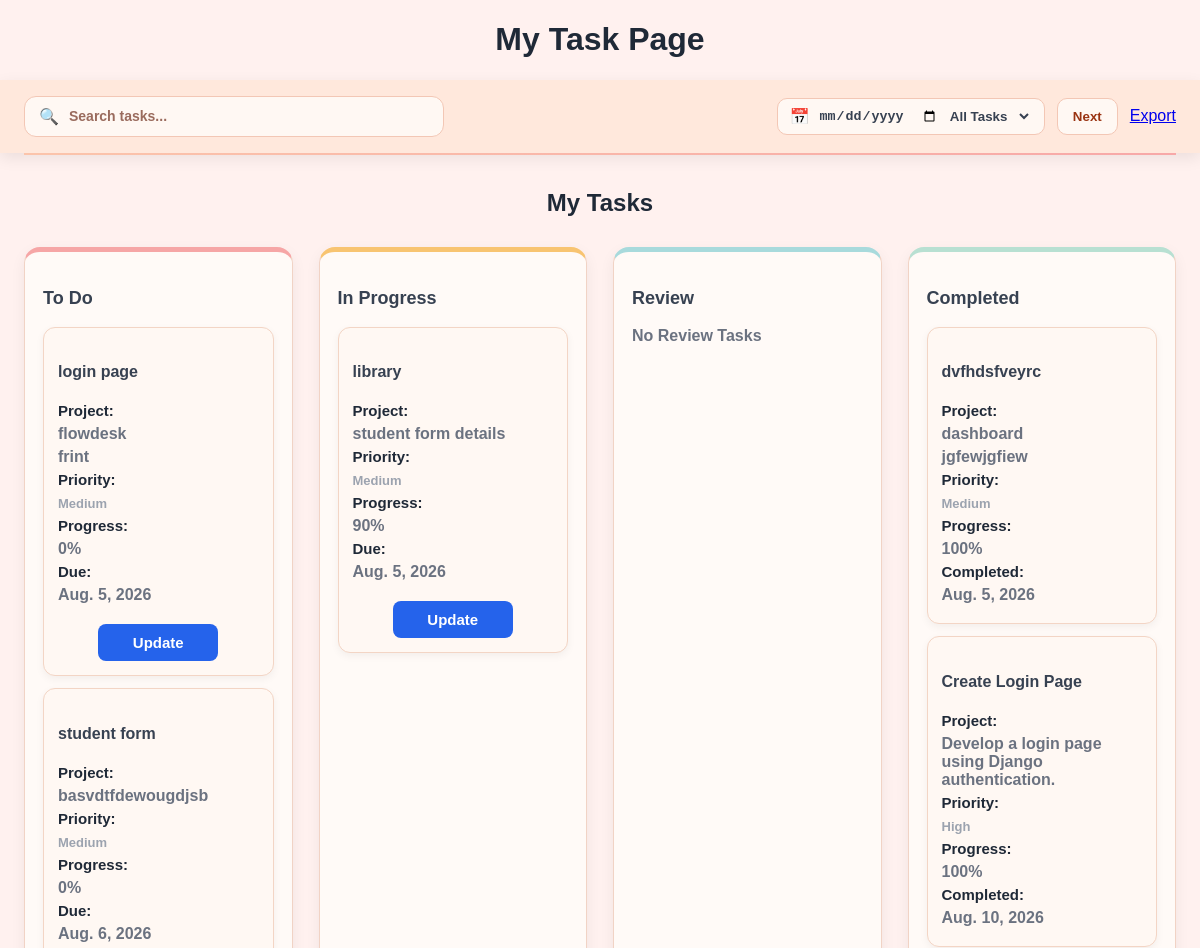
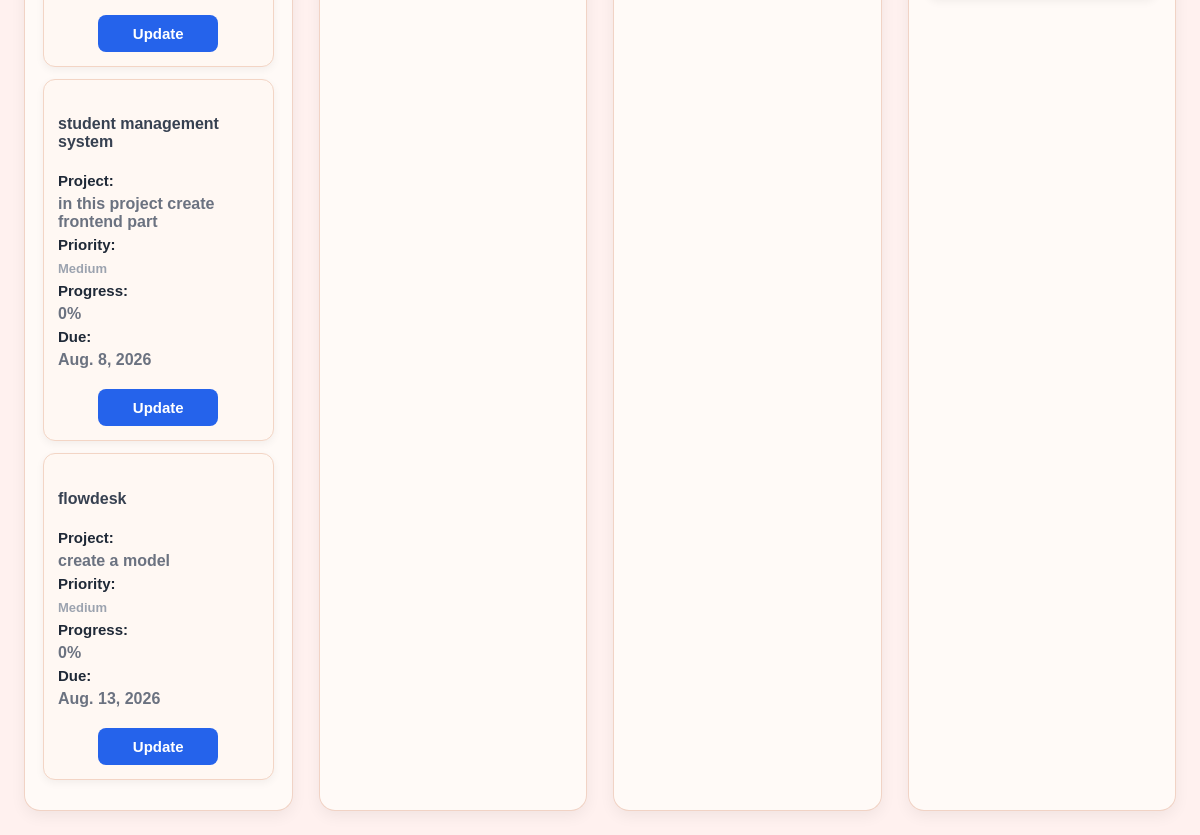
Page /dashboard/mytask/ (signed in) on the earlier database version (2 pictures, top to bottom).
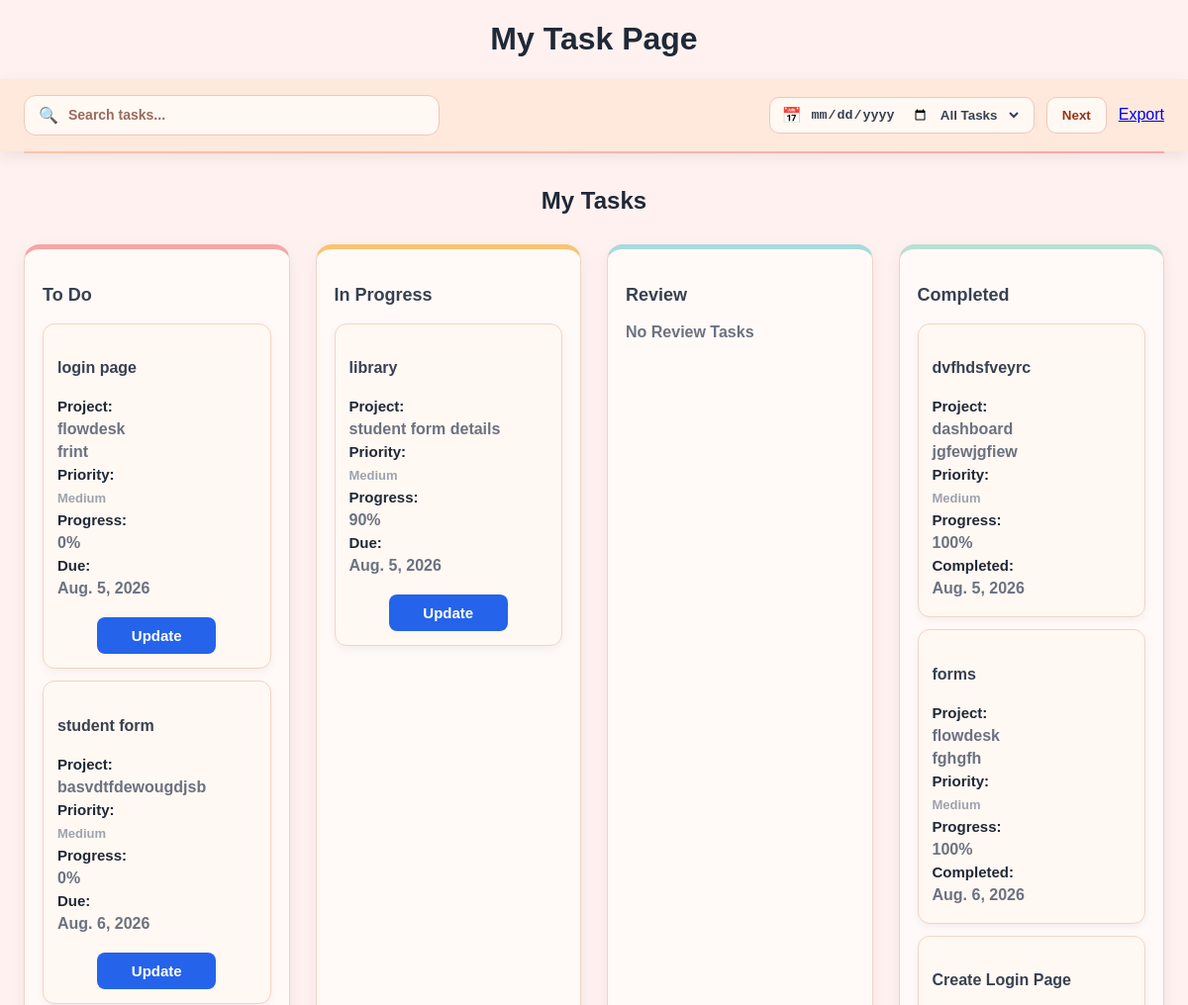
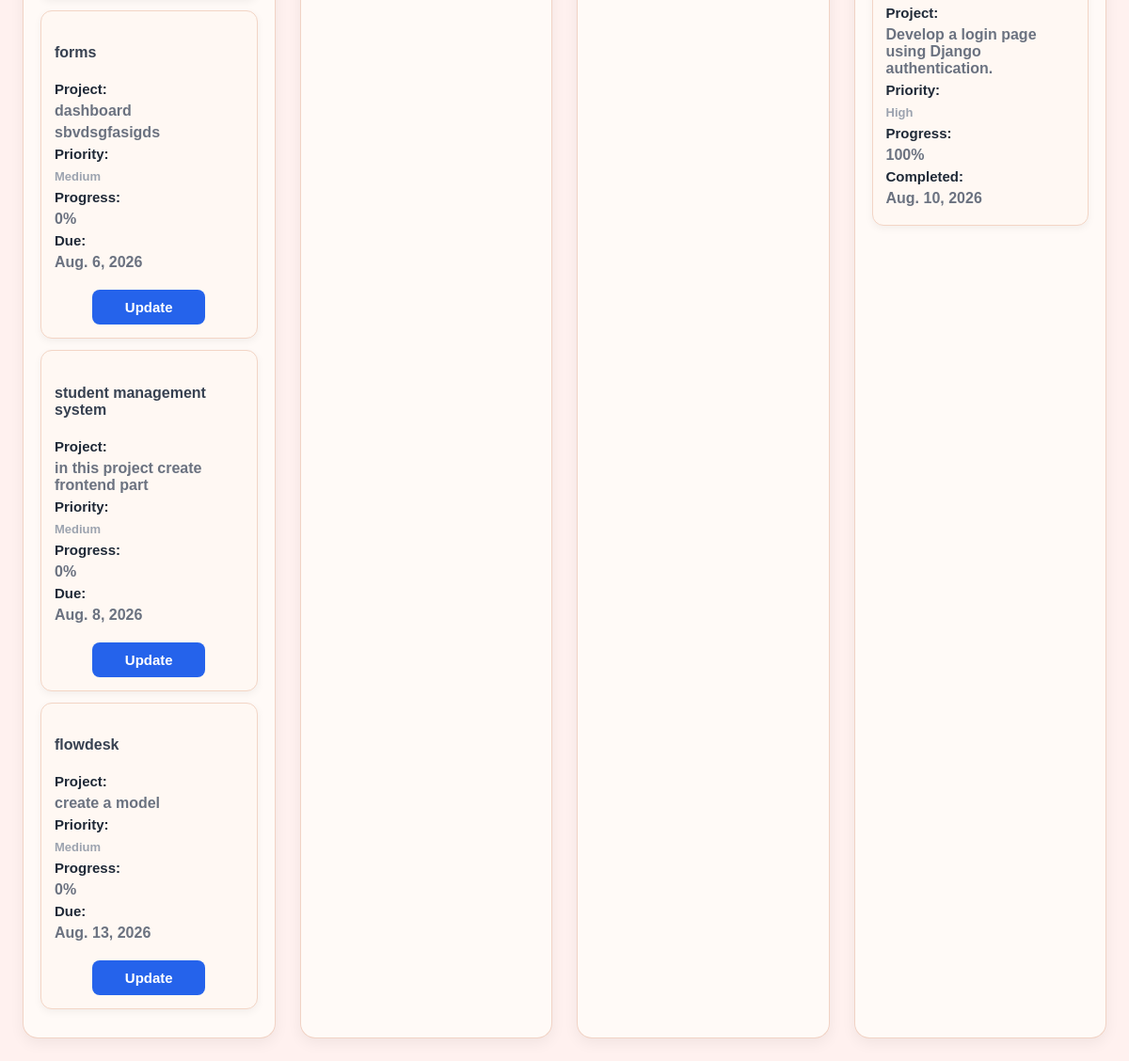
Same page on the later database version (2 pictures, top to bottom).
### tasks/models.py (models this page shows, shortened)
class Task(models.Model):
    PRIORITY = [
        ("Low", "Low"),
        ("Medium", "Medium"),
        ("High", "High"),
    ]
    STATUS = [
        ("Pending", "Pending"),
        ("In Progress", "In Progress"),
        ("Review", "Review"),
        ("Completed", "Completed"),
    ]
    APPROVAL_STATUS = [
        ("Pending", "Pending"),
        ("Approved", "Approved"),
        ("Rejected", "Rejected"),
    ]
    project = models.ForeignKey(
        Project,
        on_delete=models.CASCADE,
        related_name="project_tasks",
        null=True,
        blank=True
    )
    employee = models.ForeignKey(
        Employee,
        on_delete=models.CASCADE,
        related_name="employee_tasks"
    )
    assigned_by = models.ForeignKey(
        User,
        on_delete=models.SET_NULL,
        null=True,
        blank=True,
        related_name="created_tasks"
    )
    title = models.CharField(
        max_length=200
    )
    description = models.TextField(
        blank=True,
        null=True
    )
    priority = models.CharField(
        max_length=20,
        choices=PRIORITY,
        default="Medium"
    )
    status = models.CharField(
        max_length=30,
        choices=STATUS,
        default="Pending"
    )
    due_date = models.DateField()
    start_time = models.TimeField(
        blank=True,
        null=True
    )
    end_time = models.TimeField(
        blank=True,
        null=True
    )
    progress = models.PositiveIntegerField(
        default=0,
        validators=[
            MaxValueValidator(100)
        ]
    )
    employee_comment = models.TextField(
        blank=True,
        null=True
    )
    attachment = models.FileField(
        upload_to="task_files/",
        blank=True,
        null=True
    )
    approval_status = models.CharField(
        max_length=20,
        choices=APPROVAL_STATUS,
        default="Pending"
    )
    manager_comment = models.TextField(
        blank=True,
        null=True
    )
    approved_at = models.DateTimeField(
        blank=True,
        null=True
    )
    created_at = models.DateTimeField(
        auto_now_add=True
    )
    updated_at = models.DateTimeField(
        auto_now=True
    )
    class Meta:
        ordering = [
            "due_date"
        ]
        verbose_name = "Task"
        verbose_name_plural = "Tasks"

### projects/models.py (models this page shows, shortened)
class Project(models.Model):
    STATUS_CHOICES = (
        ('pending', 'Pending'),
        ('in_progress', 'In Progress'),
        ('completed', 'Completed'),
    )
    PROJECT_TYPE = (
        ('Project', 'Project'),
        ('Task', 'Task'),
    )
    project_type = models.CharField(
        max_length=20,
        choices=PROJECT_TYPE,
        default='Project'
    )
    project_name = models.CharField(max_length=200)
    description = models.TextField(
        blank=True,
        null=True
    )
    employee = models.ForeignKey(
        User,
        on_delete=models.CASCADE,
        related_name="projects",
        null=True,
        blank=True,
    )
    role = models.CharField(
        max_length=100,
        null=True,
        blank=True,
    )
    progress = models.IntegerField(default=0)
    status = models.CharField(
        max_length=20,
        choices=STATUS_CHOICES,
        default='pending'
    )
    start_date = models.DateField()
    end_date = models.DateField(
        blank=True,
        null=True
    )
    created_at = models.DateTimeField(
        default=timezone.now
    )

### dashboard/views.py (the view)
# urls.py: path("mytask/", views.mytask, name="mytask"),
@login_required(login_url="login")
def mytask(request):
    employee = get_object_or_404(
        Employee,
        user=request.user
    )
    pending_tasks = Task.objects.filter(
        employee=employee,
        status="Pending"
    )
    progress_tasks = Task.objects.filter(
        employee=employee,
        status="In Progress"
    )
    review_tasks = Task.objects.filter(
        employee=employee,
        status="Review"
    )
    completed_tasks = Task.objects.filter(
        employee=employee,
        status="Completed"
    )
    context = {
        "pending_tasks": pending_tasks,
        "progress_tasks": progress_tasks,
        "review_tasks": review_tasks,
        "completed_tasks": completed_tasks,
    }
    return render(
        request,
        "tasks/mytask.html",
        context
    )

### tasks/templates/tasks/MyTask.html (shortened to what the changed rows need)
{% load static %}
<!DOCTYPE html>
<html lang="en">
<head>
    <link rel="stylesheet" href="{% static 'tasks/css/style.css' %}">
</head>
<body>
<h1>My Task Page</h1>
<section class="work-stage">
    <h2>My Tasks</h2>
    <div class="board">
        <div class="column to-do">
            {% for task in pending_tasks %}
                <div
                    class="task-card"
                    data-date="{{ task.due_date|date:'Y-m-d' }}"
                    data-title="{{ task.title|lower }}"
                >
                    <h4>{{ task.title }}</h4>
                    <p>
                        <strong>Project:</strong>
                        {{ task.project.project_name }}
                    </p>
                    <p>{{ task.description|truncatechars:80 }}</p>
                    <p>
                        <strong>Priority:</strong>
                        <span class="priority {{ task.priority|lower }}">
                            {{ task.priority }}
                        </span>
                    </p>
                    <p>
                        <strong>Progress:</strong>
                        {{ task.progress }}%
                    </p>
                    <p>
                        <strong>Due:</strong>
                        {{ task.due_date }}
                    </p>
                    <a href="{% url 'update_task' task.id %}" class="update-btn">
                        Update
                    </a>
                </div>
            {% empty %}
                <p class="empty-msg">No Pending Tasks</p>
            {% endfor %}
        </div>
        <div class="column in-progress">
            {% for task in progress_tasks %}
                <div
                    class="task-card"
                    data-date="{{ task.due_date|date:'Y-m-d' }}"
                    data-title="{{ task.title|lower }}"
                >
                    <h4>{{ task.title }}</h4>
                    <p>
                        <strong>Project:</strong>
                    </p>
                    <p>{{ task.description|truncatechars:80 }}</p>
                    <p>
                        <strong>Priority:</strong>
                        <span class="priority {{ task.priority|lower }}">
                            {{ task.priority }}
                        </span>
                    </p>
                    <p>
                        <strong>Progress:</strong>
                        {{ task.progress }}%
                    </p>
                    <p>
                        <strong>Due:</strong>
                        {{ task.due_date }}
                    </p>
                    <a href="{% url 'update_task' task.id %}" class="update-btn">
                        Update
                    </a>
                </div>
            {% empty %}
                <p class="empty-msg">No Tasks</p>
            {% endfor %}
        </div>
        <div class="column completed">
            {% for task in completed_tasks %}
                <div
                    class="task-card"
                    data-date="{{ task.due_date|date:'Y-m-d' }}"
                    data-title="{{ task.title|lower }}"
                >
                    <h4>{{ task.title }}</h4>
                    <p>
                        <strong>Project:</strong>
                        {{ task.project.project_name }}
                    </p>
                    <p>{{ task.description|truncatechars:80 }}</p>
                    <p>
                        <strong>Priority:</strong>
                        <span class="priority {{ task.priority|lower }}">
                            {{ task.priority }}
                        </span>
                    </p>
                    <p>
                        <strong>Progress:</strong>
                        {{ task.progress }}%
                    </p>
                    <p>
                        <strong>Completed:</strong>
                        {{ task.due_date }}
                    </p>
                </div>
            {% empty %}
                <p class="empty-msg">No Completed Tasks</p>
            {% endfor %}
        </div>
    </div>
</section>
</body>
</html>

Differences in the rows shown:
added Task: title "forms", project.project_name "dashboard", description "sbvdsgfasigds", priority "Medium", progress "0", due_date "Aug. 6, 2026", shown under "To Do"
added Task: title "forms", project.project_name "flowdesk", description "fghgfh", priority "Medium", progress "100", due_date "Aug. 6, 2026", shown under "Completed"
